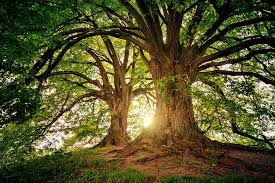
#> input picture arbol.jpg, 275 x 183 px, found by its file name
$ python TareaModificacionHSVdinamico.py
#> lines starting #> are read from the running program, lines starting #| are printed output that depends on the picture; after the words box and inside, x2 and y2 are one past the last pixel; in counts of white or black regions, pixels touching at a corner belong together
import cv2
import numpy as np

path = "D:\\Procesamiento_Imagenes_UP\\arbol.jpg"
imagen = cv2.imread(path)
#> imagen is the input picture: shape (183, 275, 3); mean B, G, R 43.4, 83, 86.6

imagen_hsv = cv2.cvtColor(imagen, cv2.COLOR_BGR2HSV)
#> imagen_hsv: shape (183, 275, 3); mean H, S, V 32.2, 162.6, 92.7

tonalidad = 0
saturacion = 0
intensidad = 0

boton_pos = (20, 20)
boton_size = (150, 50)

altura_extra = 100

def dibujar_boton(area_control, texto):
    cv2.rectangle(area_control, boton_pos, (boton_pos[0] + boton_size[0], boton_pos[1] + boton_size[1]), (0, 255, 0), -1)
    cv2.putText(area_control, texto, (boton_pos[0] + 10, boton_pos[1] + 30), cv2.FONT_HERSHEY_SIMPLEX, 0.7, (255, 255, 255), 2)

def clic_en_boton(x, y):
    y -= imagen.shape[0]
    if 0 <= y <= boton_size[1] and boton_pos[0] <= x <= boton_pos[0] + boton_size[0]:
        return True
    return False

def actualizar_imagen():
    nueva_hsv = imagen_hsv.copy()
    nueva_hsv[:, :, 0] = (nueva_hsv[:, :, 0] + tonalidad) % 180
    nueva_hsv[:, :, 1] = np.clip(nueva_hsv[:, :, 1] + saturacion, 0, 255)
    nueva_hsv[:, :, 2] = np.clip(nueva_hsv[:, :, 2] + intensidad, 0, 255)
    return cv2.cvtColor(nueva_hsv, cv2.COLOR_HSV2BGR)

def callback_clic(event, x, y, flags, param):
    if event == cv2.EVENT_LBUTTONDOWN:
        if y > imagen.shape[0] and clic_en_boton(x, y):
            imagen_guardada = actualizar_imagen()
            cv2.imwrite("modificacionHSV.jpg", imagen_guardada)
            print("Imagen guardada como 'modificacionHSV.jpg'.")

def cambiar_tonalidad(x):
    global tonalidad
    tonalidad = x

def cambiar_saturacion(x):
    global saturacion
    saturacion = x

def cambiar_intensidad(x):
    global intensidad
    intensidad = x

cv2.namedWindow('Modificación HSV')
cv2.setMouseCallback('Modificación HSV', callback_clic)
cv2.createTrackbar('Tonalidad', 'Modificación HSV', 0, 179, cambiar_tonalidad)
cv2.createTrackbar('Saturación', 'Modificación HSV', 0, 255, cambiar_saturacion)
cv2.createTrackbar('Intensidad', 'Modificación HSV', 0, 255, cambiar_intensidad)

while True:
    imagen_modificada = actualizar_imagen()

    area_extendida = np.zeros((imagen.shape[0] + altura_extra, imagen.shape[1], 3), dtype=np.uint8)

    area_extendida[:imagen.shape[0], :, :] = imagen_modificada
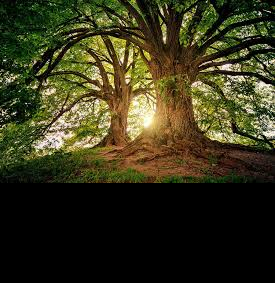
#> area_extendida: shape (283, 275, 3); mean B, G, R 27.8, 53.5, 55.8

    dibujar_boton(area_extendida[imagen.shape[0]:, :, :], "Guardar")
#> in dibujar_boton, `cv2.rectangle(area_control, boton_pos, (boton_pos[0] + boton_size[0], ..`:
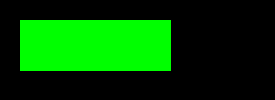
#> area_control: shape (100, 275, 3); mean of channels 0, 1, 2 0, 71.4, 0; drawn as B, G, R
#> in dibujar_boton, `cv2.putText(area_control, texto, (boton_pos[0] + 10, boton_pos[1] + 30..`:
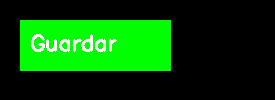
#> area_control: shape (100, 275, 3); 2.26% of pixels changed, all inside (x1, y1, x2, y2) = (31, 34, 117, 52); drawn as B, G, R

    cv2.imshow('Modificación HSV', area_extendida)
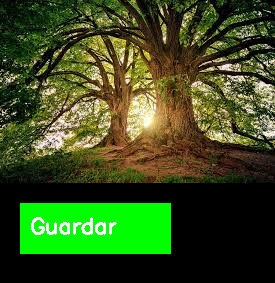
#> window 'Modificación HSV': shape (283, 275, 3); mean B, G, R 29.8, 78.7, 57.9

    if cv2.waitKey(1) & 0xFF == ord('q'):
#> (key q is pressed here)
        break

cv2.destroyAllWindows()
